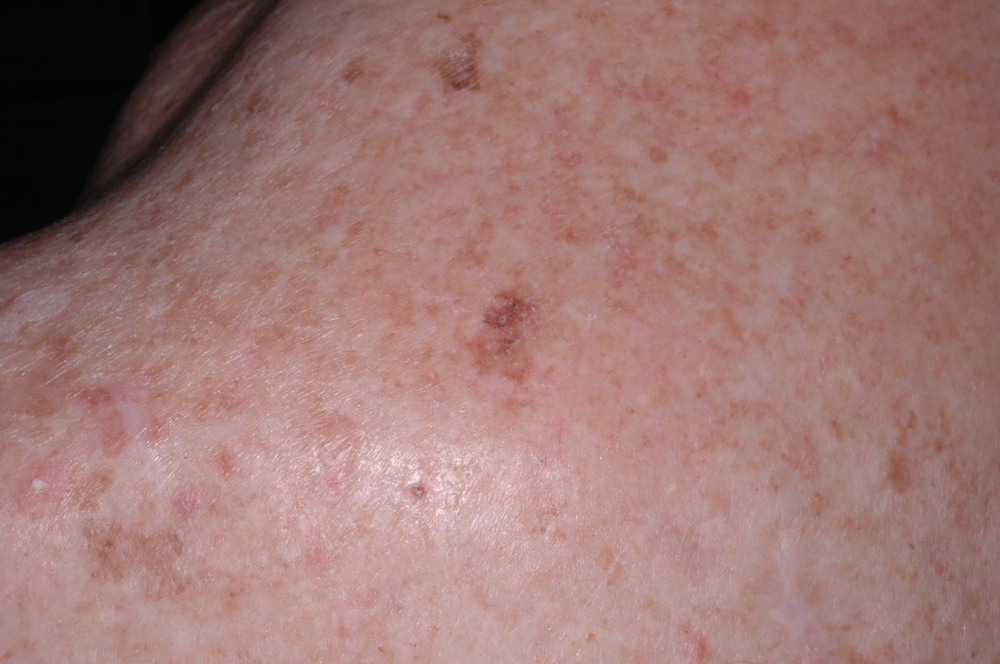
#> input picture a.jpg, 1000 x 664 px, shrunk from 2240 x 1488 before the run
$ python imagemanipulation.py
#> lines starting #> are read from the running program, lines starting #| are printed output that depends on the picture
from  PIL import Image
from numpy import asarray
import pandas as pd
import scipy as sci
import matplotlib.pyplot  as plt

# load the image
image = Image.open('a.jpg')
#> image is the input picture: PIL image 1000x664 RGB; mean R, G, B 158.7, 120.1, 115.9
# convert image to numpy array
data = asarray(image)
print(type(data))
#| <class 'numpy.ndarray'>
print(data)
#> (printed output is left out)
df=pd.DataFrame(data[:,:,0]+data[:,:,1]+data[:,:,2])
#> df = table of 664 rows and 1000 columns
# summarize shape
print(data.shape)
#| (664, 1000, 3)

# create Pillow image
image2 = Image.fromarray(data)
print(type(image2))
#| <class 'PIL.Image.Image'>

# summarize image details
print(image2.mode)
#| RGB
print(image2.size)
#| (1000, 664)
print (df)
#> (printed output is left out)
plt.matshow(df)
plt.show()
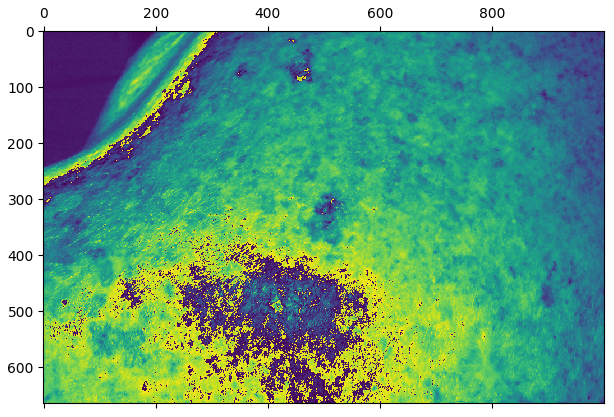
#> figure drawn by matplotlib, 1 panel
